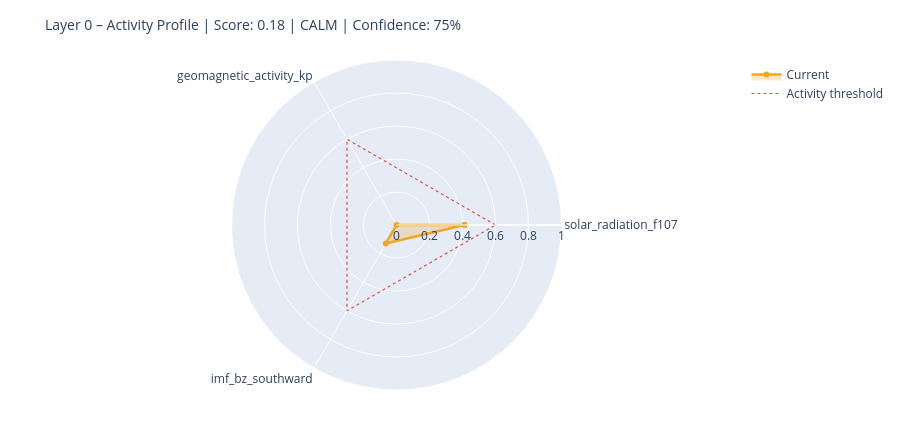

The notebook cell this image was saved under:
### Markdown cell above
---
## 6. State Assessment & Handoff to Layer 1

### Code cell
# ============================================================
# STEP 1 – Collect raw values with source modes
# Mode: 'primary' | 'fallback_3h' | 'last_valid' | 'missing'
# ============================================================

def safe_last(df, col):
    if df is None or col not in df.columns: return None
    s = df[col].dropna()
    return float(s.iloc[-1]) if not s.empty else None

f107_now = safe_last(df_f107, 'f10.7')
bz_now   = safe_last(df_mag,  'bz_gsm')
kp_now   = safe_last(df_kp,   'kp')
sw_now   = safe_last(df_sw,   'speed')

source_modes = {
    'F10.7':    'primary'  if f107_now is not None else 'missing',
    'Kp':       'primary'  if kp_now   is not None else 'missing',
    'IMF_Bz':   'primary'  if bz_now   is not None else 'missing',
    'SW_speed': 'primary'  if sw_now   is not None else 'missing',
}

# Kp Fallback – 3h endpoint
if kp_now is None:
    try:
        r = requests.get(
            'https://services.swpc.noaa.gov/json/noaa-planetary-k-index.json',
            timeout=10)
        r.raise_for_status()
        fb = pd.DataFrame(r.json())
        tc = next((c for c in fb.columns if 'time' in c.lower()), fb.columns[0])
        kc = next((c for c in fb.columns if 'kp' in c.lower() and c != tc), None)
        if kc:
            fb[kc] = fb[kc].astype(str).str.extract(r'([0-9]+(?:\.[0-9]*)?)')[0]
            fb[kc] = pd.to_numeric(fb[kc], errors='coerce')
            fb = fb[fb[kc] >= 0].dropna(subset=[kc])
            if not fb.empty:
                kp_now = float(fb[kc].iloc[-1])
                source_modes['Kp'] = 'fallback_3h'
                print(f'  Kp fallback (3h): {kp_now:.1f}')
    except Exception as e:
        print(f'  Kp fallback failed: {e}')

# Solar Wind Fallback – last valid value
if sw_now is None and df_sw is not None and 'speed' in df_sw.columns:
    s = df_sw['speed'].dropna()
    if not s.empty:
        sw_now = float(s.iloc[-1])
        source_modes['SW_speed'] = 'last_valid'
        print(f'  SW fallback (last_valid): {sw_now:.0f} km/s')

print()
print('Source modes:', source_modes)

# ============================================================
# STEP 2 – Score from available components only
# ============================================================

def norm(v, lo, hi):
    if v is None: return None
    return max(0.0, min(1.0, (v - lo) / (hi - lo)))

COMPONENTS = {
    'solar_radiation_f107':    (f107_now, norm(f107_now, 60, 250)),
    'geomagnetic_activity_kp': (kp_now,   norm(kp_now,   0,   9)),
    'imf_bz_southward':        (bz_now,   norm(-(bz_now or 0) if bz_now else None, -5, 30)
                                           if bz_now is not None else None),
    'solar_wind_speed':        (sw_now,   norm(sw_now, 300, 800)),
}

available   = {k: v[1] for k, v in COMPONENTS.items() if v[1] is not None}
unavailable = [k for k, v in COMPONENTS.items() if v[1] is None]

layer0_score = round(sum(available.values()) / len(available), 4) if available else None
confidence   = round(len(available) / len(COMPONENTS), 2)

level = ('unknown'  if layer0_score is None
         else 'calm'     if layer0_score < 0.3
         else 'moderate' if layer0_score < 0.6
         else 'active')

# ============================================================
# STEP 3 – Dominant Driver
# ============================================================

def dominant_driver(kp, f107, bz, sw):
    candidates = []
    if kp   is not None and kp   >= 4:   candidates.append(('geomagnetic',    kp / 9))
    if sw   is not None and sw   >= 500:  candidates.append(('solar_wind',     sw / 800))
    if bz   is not None and bz   <= -5:   candidates.append(('imf_southward',  abs(bz) / 30))
    if f107 is not None and f107 >= 150:  candidates.append(('solar_radiation',f107 / 250))
    return max(candidates, key=lambda x: x[1])[0] if candidates else 'none'

driver = dominant_driver(kp_now, f107_now, bz_now, sw_now)

# ============================================================
# STEP 4 – Downstream expectations
# ============================================================

def downstream_expectation(driver, score, kp, bz, f107):
    exp = {
        'magnetosphere':        'calm',
        'ionosphere':           'calm',
        'schumann_resonance':   'unchanged',
        'lithosphere_currents': 'low',
    }
    if driver == 'geomagnetic' or (kp and kp >= 5):
        exp['magnetosphere']        = 'compressed / storm'
        exp['ionosphere']           = 'elevated disturbance (TEC variability)'
        exp['schumann_resonance']   = 'elevated amplitude possible'
        exp['lithosphere_currents'] = 'elevated induction currents'
    elif driver == 'imf_southward' or (bz and bz <= -5):
        exp['magnetosphere']        = 'energy coupling active'
        exp['ionosphere']           = 'elevated electron density possible'
        exp['schumann_resonance']   = 'slight modulation possible'
    elif driver == 'solar_radiation' or (f107 and f107 >= 150):
        exp['ionosphere']           = 'elevated ionization (F-layer)'
        exp['schumann_resonance']   = 'slightly elevated background activity'
    return exp

downstream = downstream_expectation(driver, layer0_score, kp_now, bz_now, f107_now)

# ============================================================
# CONSOLE OUTPUT
# ============================================================

W = 58
print('=' * W)
print('LAYER 0 – STATE ASSESSMENT')
print('=' * W)
for name, (raw_v, score_v) in COMPONENTS.items():
    if score_v is not None:
        bar = '█' * int(score_v * 20) + '░' * (20 - int(score_v * 20))
        print(f'  {name:<35}  {bar}  {score_v:.2f}')
    else:
        print(f'  {name:<35}  {"─" * 20}  n/a')
print('-' * W)
print(f'  Score ({len(available)}/{len(COMPONENTS)} components):  {layer0_score:.3f}')
print(f'  Confidence:         {confidence:.0%}')
print(f'  Level:              {level.upper()}')
print(f'  Dominant Driver:    {driver}')

# Radar chart
cats = list(available.keys())
vals = list(available.values())
if len(cats) >= 3:
    fig = go.Figure()
    fig.add_trace(go.Scatterpolar(
        r=vals + [vals[0]], theta=cats + [cats[0]],
        fill='toself', fillcolor='rgba(242,166,35,0.25)',
        line=dict(color='#F2A623', width=2.5), name='Current'
    ))
    fig.add_trace(go.Scatterpolar(
        r=[0.6] * (len(cats) + 1), theta=cats + [cats[0]],
        line=dict(color='#E24B4A', dash='dot', width=1.2),
        mode='lines', name='Activity threshold'
    ))
    fig.update_layout(
        title=dict(text=f'Layer 0 – Activity Profile | Score: {layer0_score:.2f} | {level.upper()} | Confidence: {confidence:.0%}',
                   font=dict(size=14)),
        polar=dict(radialaxis=dict(visible=True, range=[0, 1])),
        height=430, showlegend=True,
        margin=dict(l=60, r=60, t=60, b=40)
    )
    fig.show()

### Figure 1 — Plotly figure (JSON) as saved in the notebook; plotly's stock layout.template omitted (floating-point values rounded to 4 significant figures)
{"data": [{"fill": "toself", "fillcolor": "rgba(242,166,35,0.25)", "line": {"color": "#F2A623", "width": 2.5}, "name": "Current", "r": [0.4116, 0.0, 0.1294, 0.4116], "theta": ["solar_radiation_f107", "geomagnetic_activity_kp", "imf_bz_southward", "solar_radiation_f107"], "type": "scatterpolar"}, {"line": {"color": "#E24B4A", "dash": "dot", "width": 1.2}, "mode": "lines", "name": "Activity threshold", "r": [0.6, 0.6, 0.6, 0.6], "theta": ["solar_radiation_f107", "geomagnetic_activity_kp", "imf_bz_southward", "solar_radiation_f107"], "type": "scatterpolar"}], "layout": {"height": 430, "margin": {"b": 40, "l": 60, "r": 60, "t": 60}, "polar": {"radialaxis": {"range": [0, 1], "visible": true}}, "showlegend": true, "title": {"font": {"size": 14}, "text": "Layer 0 – Activity Profile | Score: 0.18 | CALM | Confidence: 75%"}}}
